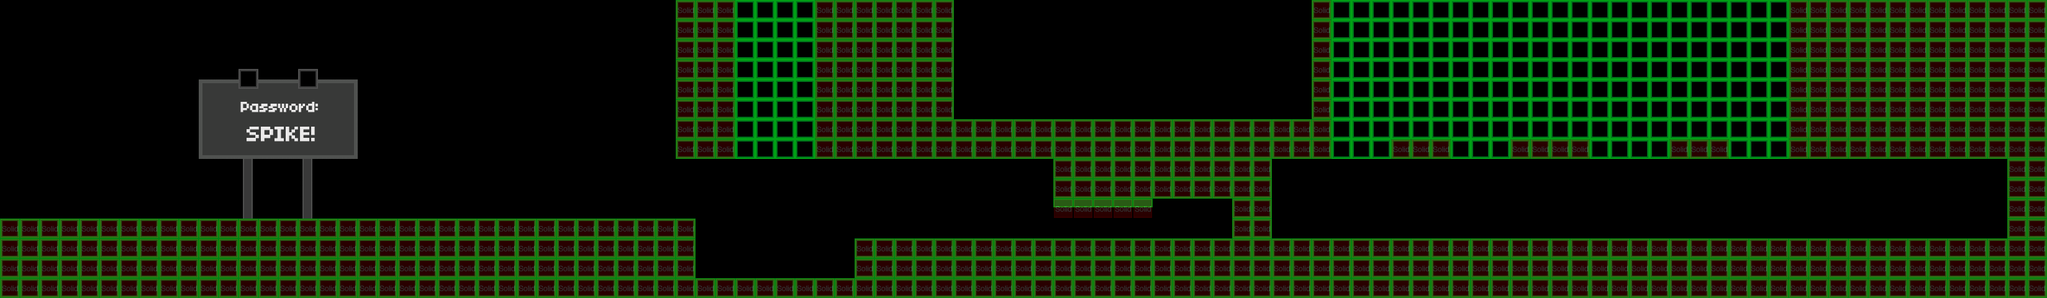

This game map was drawn from its Tiled (.tmx) file and the tilesets committed beside it. A one-line description and the trimmed map source follow:
An orthogonal 103x15 tile map with 32x32 px tiles, 4 tile layers (Parallax_layer1, foreground, background, collision), 2 tilesets and 18 objects (4x SpikeAuto, 4x Teleport, 2x Spike, 2x StartCount, Checkpoint, ...).

<map version="1.0" orientation="orthogonal" width="103" height="15" tilewidth="32" tileheight="32">
 <properties>
  <property name="background_color" value="#00C0FF" />
 </properties>
 <tileset firstgid="1" name="area01_level_tiles" tilewidth="32" tileheight="32">
  <image source="tileset/tileset.png" width="1614" height="960" />
 </tileset>
 <tileset firstgid="1501" name="metatiles32x32" tilewidth="32" tileheight="32">
  <image source="tileset/metatiles32x32.png" width="192" height="32" />
  <tile id="0">
   <properties>
    <property name="type" value="solid" />
   </properties>
  </tile>
  <tile id="1">
   <properties>
    <property name="type" value="platform" />
   </properties>
  </tile>
 </tileset>
 <layer name="Parallax_layer1" width="103" height="15">
  <properties>
   <property name="imagesrc" value="parallax" />
  </properties>
  <data>[1545 cells, 0 non-empty, 0 distinct tile ids]</data>
 </layer>
 <layer name="foreground" width="103" height="15">
  <data>[1545 cells, 12 non-empty, 1 distinct tile ids]</data>
 </layer>
 <objectgroup color="#ffff00" name="HurtEntity" width="103" height="15">
  <object name="Checkpoint" x="2973" y="309" width="64" height="64">
   <properties>
    <property name="id" value="1" />
   </properties>
  </object>
 </objectgroup>
 <objectgroup color="#ff0000" name="SawEntity" width="103" height="15" />
 <objectgroup name="SpikeEntity" width="103" height="15">
  <object name="Spike" x="1184" y="24" width="16" height="44">
   <properties>
    <property name="image" value="spike" />
    <property name="spritewidth" value="32" />
   </properties>
  </object>
  <object name="SpikeTrigger" x="1149" y="394" width="192" height="46">
   <properties>
    <property name="image" value="none" />
    <property name="spritewidth" value="192" />
   </properties>
  </object>
  <object name="Spike" x="1264" y="23" width="16" height="44">
   <properties>
    <property name="image" value="spike" />
    <property name="spritewidth" value="32" />
   </properties>
  </object>
  <object name="SpikeAuto" x="2829" y="22" width="16" height="91">
   <properties>
    <property name="image" value="spike" />
    <property name="speed" value="1" />
    <property name="spritewidth" value="32" />
   </properties>
  </object>
  <object name="SpikeAuto" x="2604" y="22" width="16" height="91">
   <properties>
    <property name="image" value="spike" />
    <property name="speed" value="3" />
    <property name="spritewidth" value="32" />
   </properties>
  </object>
  <object name="SpikeAuto" x="2372" y="22" width="16" height="91">
   <properties>
    <property name="image" value="spike" />
    <property name="speed" value="4" />
    <property name="spritewidth" value="32" />
   </properties>
  </object>
  <object name="SpikeAuto" x="2179" y="22" width="16" height="91">
   <properties>
    <property name="image" value="spike" />
    <property name="speed" value="5" />
    <property name="spritewidth" value="32" />
   </properties>
  </object>
  <object name="Teleport" x="2080" y="320" width="64" height="64">
   <properties>
    <property name="id" value="14" />
    <property name="image" value="teleport_img" />
    <property name="spritewidth" value="64" />
   </properties>
  </object>
  <object name="Teleport" x="2017" y="128" width="64" height="64">
   <properties>
    <property name="id" value="15" />
    <property name="image" value="teleport_img" />
    <property name="spritewidth" value="64" />
   </properties>
  </object>
 </objectgroup>
 <layer name="background" width="103" height="15">
  <data>[1545 cells, 851 non-empty, 42 distinct tile ids]</data>
 </layer>
 <objectgroup color="#00ff00" name="Entities" width="103" height="15">
  <object name="StartCount" x="2974" y="310" width="72" height="64" />
  <object name="StartCount" x="100" y="192" width="62" height="94" />
  <object name="mainPlayer" x="101" y="192" width="32" height="32">
   <properties>
    <property name="image" value="gripe_run_right" />
    <property name="spritewidth" value="64" />
   </properties>
  </object>
  <object name="Initial" x="99" y="192" width="64" height="96" />
  <object name="Final" x="1634" y="127" width="64" height="64" />
  <object name="me.LevelEntity" x="1634" y="79" width="64" height="64">
   <properties>
    <property name="duration" value="50" />
    <property name="fade" value="#000000" />
    <property name="to" value="level12" />
   </properties>
  </object>
 </objectgroup>
 <layer name="collision" width="103" height="15" opacity="0.2">
  <data>[1545 cells, 605 non-empty, 1 distinct tile ids]</data>
 </layer>
 <objectgroup color="#00aaff" name="JumpEntity" width="103" height="15" visible="0" />
 <objectgroup name="MoveEntity" width="103" height="15" />
 <objectgroup name="SpeedEntity" width="103" height="15" />
 <objectgroup name="Teleport" width="103" height="15">
  <object name="Teleport" x="1901" y="320" width="64" height="64">
   <properties>
    <property name="id" value="12" />
    <property name="image" value="teleport_img" />
    <property name="spritewidth" value="64" />
   </properties>
  </object>
  <object name="Teleport" x="3136" y="319" width="64" height="64">
   <properties>
    <property name="id" value="13" />
    <property name="image" value="teleport_img" />
    <property name="spritewidth" value="64" />
   </properties>
  </object>
 </objectgroup>
 <objectgroup name="CollectEntity" width="103" height="15" />
</map>
